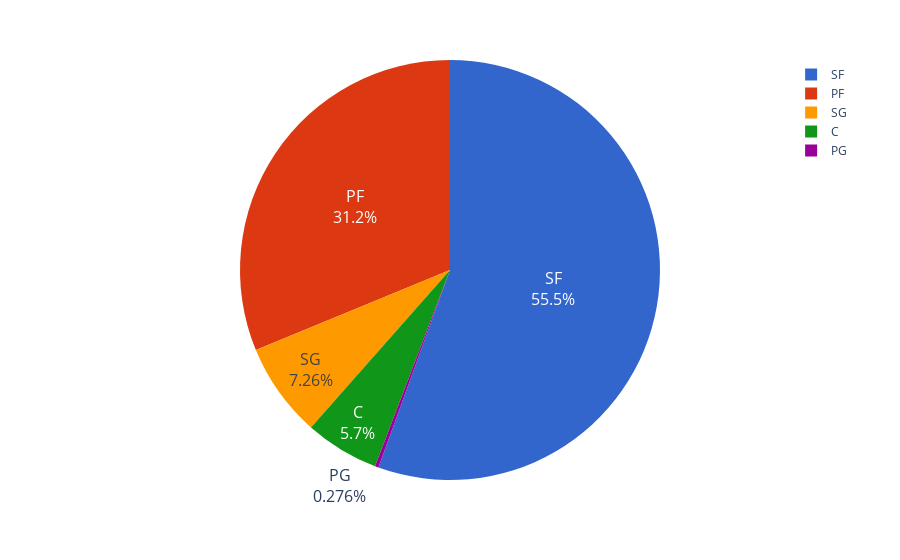

The notebook cell this image was saved under:
### Code cell
fig = px.pie(names=['C', 'PF', 'PG', 'SF', 'SG'], values=pred_train_proba[311], 
             color_discrete_sequence=px.colors.qualitative.G10)
fig.update_traces(textinfo='percent+label', textfont_size=16)

### Figure 1 — Plotly figure (JSON) as saved in the notebook; plotly's stock layout.template omitted (floating-point values rounded to 4 significant figures)
{"data": [{"domain": {"x": [0, 1], "y": [0, 1]}, "hoverlabel": {"namelength": 0}, "hovertemplate": "label=%{label}<br>value=%{value}", "labels": ["C", "PF", "PG", "SF", "SG"], "legendgroup": "", "name": "", "showlegend": true, "textfont": {"size": 16}, "textinfo": "percent+label", "type": "pie", "values": [0.05705, 0.3123, 0.00276, 0.5553, 0.07258]}], "layout": {"legend": {"tracegroupgap": 0}, "margin": {"t": 60}, "piecolorway": ["#3366CC", "#DC3912", "#FF9900", "#109618", "#990099", "#0099C6", "#DD4477", "#66AA00", "#B82E2E", "#316395"]}}
